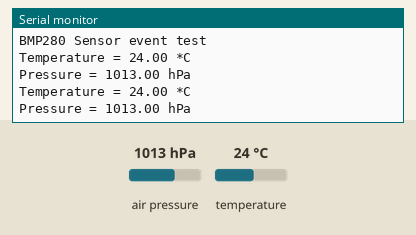
Simulated run of this sketch. Board: Arduino Uno, built with avr-gcc and run on an emulated ATmega328P. Parts: the last lines printed to the serial monitor. The inputs (shaded band) are chosen by the test bench; at power-on: air pressure 1013 hPa, temperature 24 °C.

Above: at 2.8 s.
2.9 s: air pressure set to 952 hPa
At 5.3 s:
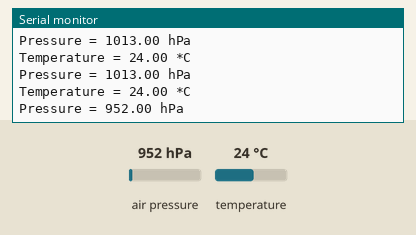
5.6 s: temperature set to 12 °C
At 7.2 s:
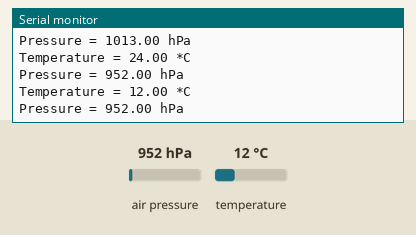
8.3 s: air pressure set to 975 hPa
At 10.6 s:
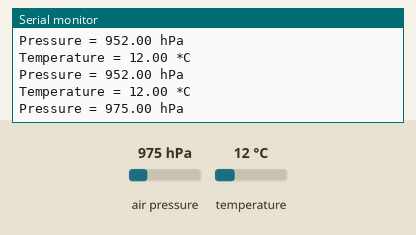
Timing chart, 0 to 12.1 s (numbered marks = the images above; inputs shaded):
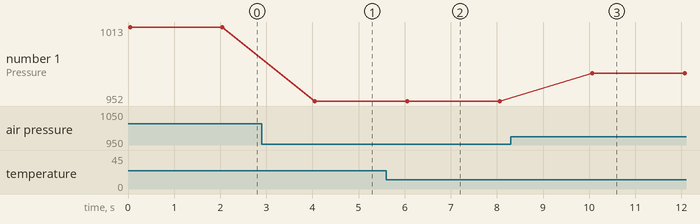

The sketch:

BMP280.ino
```cpp
#include <Wire.h>
#include <SPI.h>
#include <Adafruit_BMP280.h>

Adafruit_BMP280 bmp; // use I2C interface
Adafruit_Sensor *bmp_temp = bmp.getTemperatureSensor();
Adafruit_Sensor *bmp_pressure = bmp.getPressureSensor();

void setup() {
  Serial.begin(9600);
  while ( !Serial ) delay(100);   // wait for native usb
  Serial.println(F("BMP280 Sensor event test"));

  unsigned status;
  //status = bmp.begin(BMP280_ADDRESS_ALT, BMP280_CHIPID);
  status = bmp.begin();
  if (!status) {
    Serial.println(F("Could not find a valid BMP280 sensor, check wiring or "
                      "try a different address!"));
    Serial.print("SensorID was: 0x"); Serial.println(bmp.sensorID(),16);
    Serial.print("        ID of 0xFF probably means a bad address, a BMP 180 or BMP 085\n");
    Serial.print("   ID of 0x56-0x58 represents a BMP 280,\n");
    Serial.print("        ID of 0x60 represents a BME 280.\n");
    Serial.print("        ID of 0x61 represents a BME 680.\n");
    while (1) delay(10);
  }

  /* Default settings from datasheet. */
  bmp.setSampling(Adafruit_BMP280::MODE_NORMAL,     /* Operating Mode. */
                  Adafruit_BMP280::SAMPLING_X2,     /* Temp. oversampling */
                  Adafruit_BMP280::SAMPLING_X16,    /* Pressure oversampling */
                  Adafruit_BMP280::FILTER_X16,      /* Filtering. */
                  Adafruit_BMP280::STANDBY_MS_500); /* Standby time. */

  bmp_temp->printSensorDetails();
}

void loop() {
  sensors_event_t temp_event, pressure_event;
  bmp_temp->getEvent(&temp_event);
  bmp_pressure->getEvent(&pressure_event);

  Serial.print(F("Temperature = "));
  Serial.print(temp_event.temperature);
  Serial.println(" *C");

  Serial.print(F("Pressure = "));
  Serial.print(pressure_event.pressure);
  Serial.println(" hPa");

  Serial.println();
  delay(2000);
}
```

Measured:
- after the input at 2.9 s, the serial monitor: prints a new line after 1.1 s (image 1)
- after the input at 5.6 s, the serial monitor: prints a new line after 0.43 s (image 2)
- after the input at 8.3 s, the serial monitor: prints a new line after 1.8 s (image 3)
- plotted number 1: 1013 → 952 after the input at 2.9 s, 952 → 975 after the input at 8.3 s
